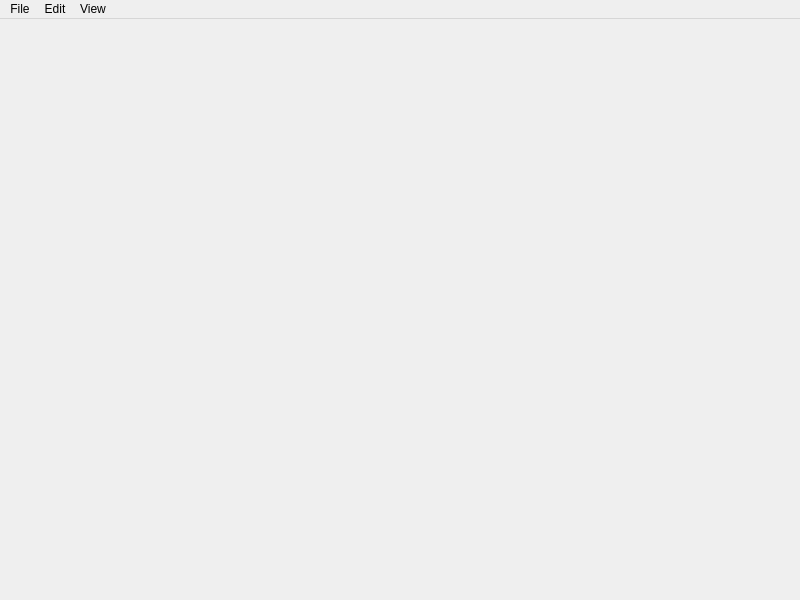
<?xml version="1.0" encoding="UTF-8"?>
<ui version="4.0">
 <class>editorwindow</class>
 <widget class="QMainWindow" name="editorwindow">
  <property name="geometry">
   <rect>
    <x>0</x>
    <y>0</y>
    <width>800</width>
    <height>600</height>
   </rect>
  </property>
  <property name="windowTitle">
   <string>Daybreak3D Editor</string>
  </property>
  <widget class="QWidget" name="centralwidget">
   <layout class="QHBoxLayout" name="horizontalLayout"/>
  </widget>
  <widget class="QMenuBar" name="menubar">
   <property name="geometry">
    <rect>
     <x>0</x>
     <y>0</y>
     <width>800</width>
     <height>21</height>
    </rect>
   </property>
   <widget class="QMenu" name="menuFile">
    <property name="title">
     <string>File</string>
    </property>
    <addaction name="actionQuit"/>
   </widget>
   <widget class="QMenu" name="menuEdit">
    <property name="title">
     <string>Edit</string>
    </property>
   </widget>
   <widget class="QMenu" name="menuView">
    <property name="title">
     <string>View</string>
    </property>
   </widget>
   <addaction name="menuFile"/>
   <addaction name="menuEdit"/>
   <addaction name="menuView"/>
  </widget>
  <action name="actionQuit">
   <property name="text">
    <string>&amp;Quit</string>
   </property>
  </action>
 </widget>
 <resources/>
 <connections/>
</ui>
